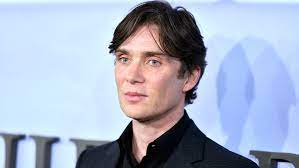
#> input picture CWs-16(Face_Similarity)/dataset/1.jfif, 299 x 168 px
$ jupyter execute --allow-errors FaceSimilarity.ipynb
#> lines starting #> are read from the running program, lines starting #| are printed output that depends on the picture
[cell 1]
import pandas as pd
import cv2
import numpy as np
import matplotlib.pyplot as plt
from keras_facenet import FaceNet
#> (the rest of this cell did not finish here and is left out)

[cell 2]
img1=cv2.imread('dataset/1.jfif')
#> img1 is the input picture: shape (168, 299, 3); mean B, G, R 195.9, 174.8, 164.9
img2=cv2.imread('dataset/2.jfif')
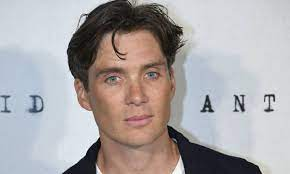
#> input picture CWs-16(Face_Similarity)/dataset/2.jfif, 290 x 174 px
#> img2 is the input picture: shape (174, 290, 3); mean B, G, R 166.6, 165.7, 170.7
img3=cv2.imread('dataset/3.jfif')
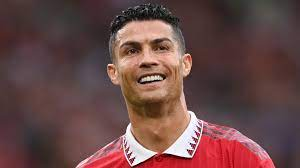
#> input picture CWs-16(Face_Similarity)/dataset/3.jfif, 300 x 168 px
#> img3 is the input picture: shape (168, 300, 3); mean B, G, R 71.2, 72.4, 105.2
img4=cv2.imread('dataset/4.jfif')
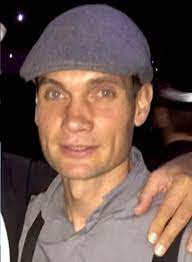
#> input picture CWs-16(Face_Similarity)/dataset/4.jfif, 192 x 262 px
#> img4 is the input picture: shape (262, 192, 3); mean B, G, R 79.4, 87.4, 111.6

[cell 3]
def plot_img(img):
    plt.axis('off')
    plt.imshow(cv2.cvtColor(img,cv2.COLOR_BGR2RGB))
    plt.show()

[cell 4]
plot_img(img1)
plot_img(img2)
plot_img(img3)
